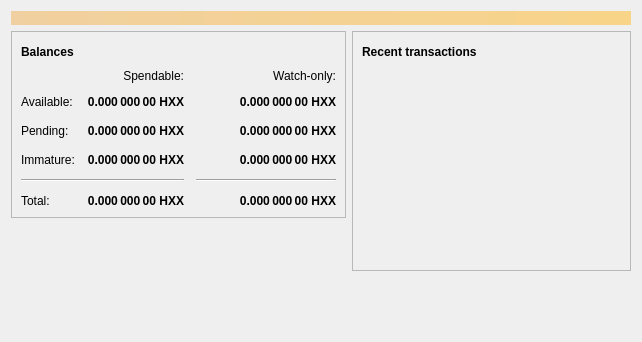
<?xml version="1.0" encoding="UTF-8"?>
<ui version="4.0">
 <class>OverviewPage</class>
 <widget class="QWidget" name="OverviewPage">
  <property name="geometry">
   <rect>
    <x>0</x>
    <y>0</y>
    <width>642</width>
    <height>342</height>
   </rect>
  </property>
  <property name="windowTitle">
   <string>Form</string>
  </property>
  <layout class="QVBoxLayout" name="topLayout">
   <item>
    <widget class="QLabel" name="labelAlerts">
     <property name="visible">
      <bool>false</bool>
     </property>
     <property name="styleSheet">
      <string notr="true">QLabel { background-color: qlineargradient(x1: 0, y1: 0, x2: 1, y2: 0, stop:0 #F0D0A0, stop:1 #F8D488); color:#000000; }</string>
     </property>
     <property name="wordWrap">
      <bool>true</bool>
     </property>
     <property name="margin">
      <number>3</number>
     </property>
     <property name="textInteractionFlags">
      <set>Qt::TextSelectableByMouse</set>
     </property>
    </widget>
   </item>
   <item>
    <layout class="QHBoxLayout" name="horizontalLayout" stretch="1,1">
     <item>
      <layout class="QVBoxLayout" name="verticalLayout_2">
       <item>
        <widget class="QFrame" name="frame">
         <property name="frameShape">
          <enum>QFrame::StyledPanel</enum>
         </property>
         <property name="frameShadow">
          <enum>QFrame::Raised</enum>
         </property>
         <layout class="QVBoxLayout" name="verticalLayout_4">
          <item>
           <layout class="QHBoxLayout" name="horizontalLayout_4">
            <item>
             <widget class="QLabel" name="label_5">
              <property name="font">
               <font>
                <weight>75</weight>
                <bold>true</bold>
               </font>
              </property>
              <property name="text">
               <string>Balances</string>
              </property>
             </widget>
            </item>
            <item>
             <widget class="QPushButton" name="labelWalletStatus">
              <property name="enabled">
               <bool>false</bool>
              </property>
              <property name="maximumSize">
               <size>
                <width>30</width>
                <height>16777215</height>
               </size>
              </property>
              <property name="toolTip">
               <string>The displayed information may be out of date. Your wallet automatically synchronizes with the hexxcoin network after a connection is established, but this process has not completed yet.</string>
              </property>
              <property name="text">
               <string/>
              </property>
              <property name="icon">
               <iconset resource="../bitcoin.qrc">
                <normaloff>:/icons/warning</normaloff>
                <disabledoff>:/icons/warning</disabledoff>:/icons/warning</iconset>
              </property>
              <property name="iconSize">
               <size>
                <width>24</width>
                <height>24</height>
               </size>
              </property>
              <property name="flat">
               <bool>true</bool>
              </property>
             </widget>
            </item>
            <item>
             <spacer name="horizontalSpacer_3">
              <property name="orientation">
               <enum>Qt::Horizontal</enum>
              </property>
              <property name="sizeHint" stdset="0">
               <size>
                <width>40</width>
                <height>20</height>
               </size>
              </property>
             </spacer>
            </item>
           </layout>
          </item>
          <item>
           <layout class="QGridLayout" name="gridLayout">
            <property name="spacing">
             <number>12</number>
            </property>
            <item row="2" column="2">
             <widget class="QLabel" name="labelWatchPending">
              <property name="font">
               <font>
                <weight>75</weight>
                <bold>true</bold>
               </font>
              </property>
              <property name="cursor">
               <cursorShape>IBeamCursor</cursorShape>
              </property>
              <property name="toolTip">
               <string>Unconfirmed transactions to watch-only addresses</string>
              </property>
              <property name="text">
               <string notr="true">0.000 000 00 HXX</string>
              </property>
              <property name="alignment">
               <set>Qt::AlignRight|Qt::AlignTrailing|Qt::AlignVCenter</set>
              </property>
              <property name="textInteractionFlags">
               <set>Qt::LinksAccessibleByMouse|Qt::TextSelectableByKeyboard|Qt::TextSelectableByMouse</set>
              </property>
             </widget>
            </item>
            <item row="2" column="1">
             <widget class="QLabel" name="labelUnconfirmed">
              <property name="font">
               <font>
                <weight>75</weight>
                <bold>true</bold>
               </font>
              </property>
              <property name="cursor">
               <cursorShape>IBeamCursor</cursorShape>
              </property>
              <property name="toolTip">
               <string>Total of transactions that have yet to be confirmed, and do not yet count toward the spendable balance</string>
              </property>
              <property name="text">
               <string notr="true">0.000 000 00 HXX</string>
              </property>
              <property name="alignment">
               <set>Qt::AlignRight|Qt::AlignTrailing|Qt::AlignVCenter</set>
              </property>
              <property name="textInteractionFlags">
               <set>Qt::LinksAccessibleByMouse|Qt::TextSelectableByKeyboard|Qt::TextSelectableByMouse</set>
              </property>
             </widget>
            </item>
            <item row="3" column="2">
             <widget class="QLabel" name="labelWatchImmature">
              <property name="font">
               <font>
                <weight>75</weight>
                <bold>true</bold>
               </font>
              </property>
              <property name="cursor">
               <cursorShape>IBeamCursor</cursorShape>
              </property>
              <property name="toolTip">
               <string>Mined balance in watch-only addresses that has not yet matured</string>
              </property>
              <property name="text">
               <string notr="true">0.000 000 00 HXX</string>
              </property>
              <property name="alignment">
               <set>Qt::AlignRight|Qt::AlignTrailing|Qt::AlignVCenter</set>
              </property>
              <property name="textInteractionFlags">
               <set>Qt::LinksAccessibleByMouse|Qt::TextSelectableByKeyboard|Qt::TextSelectableByMouse</set>
              </property>
             </widget>
            </item>
            <item row="4" column="0" colspan="2">
             <widget class="Line" name="line">
              <property name="orientation">
               <enum>Qt::Horizontal</enum>
              </property>
             </widget>
            </item>
            <item row="4" column="2">
             <widget class="Line" name="lineWatchBalance">
              <property name="sizePolicy">
               <sizepolicy hsizetype="Preferred" vsizetype="Fixed">
                <horstretch>0</horstretch>
                <verstretch>0</verstretch>
               </sizepolicy>
              </property>
              <property name="minimumSize">
               <size>
                <width>140</width>
                <height>0</height>
               </size>
              </property>
              <property name="orientation">
               <enum>Qt::Horizontal</enum>
              </property>
             </widget>
            </item>
            <item row="5" column="0">
             <widget class="QLabel" name="labelTotalText">
              <property name="text">
               <string>Total:</string>
              </property>
             </widget>
            </item>
            <item row="3" column="1">
             <widget class="QLabel" name="labelImmature">
              <property name="font">
               <font>
                <weight>75</weight>
                <bold>true</bold>
               </font>
              </property>
              <property name="cursor">
               <cursorShape>IBeamCursor</cursorShape>
              </property>
              <property name="toolTip">
               <string>Mined balance that has not yet matured</string>
              </property>
              <property name="text">
               <string notr="true">0.000 000 00 HXX</string>
              </property>
              <property name="alignment">
               <set>Qt::AlignRight|Qt::AlignTrailing|Qt::AlignVCenter</set>
              </property>
              <property name="textInteractionFlags">
               <set>Qt::LinksAccessibleByMouse|Qt::TextSelectableByKeyboard|Qt::TextSelectableByMouse</set>
              </property>
             </widget>
            </item>
            <item row="2" column="3">
             <spacer name="horizontalSpacer_2">
              <property name="orientation">
               <enum>Qt::Horizontal</enum>
              </property>
              <property name="sizeHint" stdset="0">
               <size>
                <width>40</width>
                <height>20</height>
               </size>
              </property>
             </spacer>
            </item>
            <item row="3" column="0">
             <widget class="QLabel" name="labelImmatureText">
              <property name="text">
               <string>Immature:</string>
              </property>
             </widget>
            </item>
            <item row="5" column="1">
             <widget class="QLabel" name="labelTotal">
              <property name="font">
               <font>
                <weight>75</weight>
                <bold>true</bold>
               </font>
              </property>
              <property name="cursor">
               <cursorShape>IBeamCursor</cursorShape>
              </property>
              <property name="toolTip">
               <string>Your current total balance</string>
              </property>
              <property name="text">
               <string notr="true">0.000 000 00 HXX</string>
              </property>
              <property name="alignment">
               <set>Qt::AlignRight|Qt::AlignTrailing|Qt::AlignVCenter</set>
              </property>
              <property name="textInteractionFlags">
               <set>Qt::LinksAccessibleByMouse|Qt::TextSelectableByKeyboard|Qt::TextSelectableByMouse</set>
              </property>
             </widget>
            </item>
            <item row="5" column="2">
             <widget class="QLabel" name="labelWatchTotal">
              <property name="font">
               <font>
                <weight>75</weight>
                <bold>true</bold>
               </font>
              </property>
              <property name="cursor">
               <cursorShape>IBeamCursor</cursorShape>
              </property>
              <property name="toolTip">
               <string>Current total balance in watch-only addresses</string>
              </property>
              <property name="text">
               <string notr="true">0.000 000 00 HXX</string>
              </property>
              <property name="alignment">
               <set>Qt::AlignRight|Qt::AlignTrailing|Qt::AlignVCenter</set>
              </property>
              <property name="textInteractionFlags">
               <set>Qt::LinksAccessibleByMouse|Qt::TextSelectableByKeyboard|Qt::TextSelectableByMouse</set>
              </property>
             </widget>
            </item>
            <item row="0" column="2">
             <widget class="QLabel" name="labelWatchonly">
              <property name="text">
               <string>Watch-only:</string>
              </property>
              <property name="alignment">
               <set>Qt::AlignRight|Qt::AlignTrailing|Qt::AlignVCenter</set>
              </property>
             </widget>
            </item>
            <item row="1" column="0">
             <widget class="QLabel" name="labelBalanceText">
              <property name="text">
               <string>Available:</string>
              </property>
             </widget>
            </item>
            <item row="1" column="1">
             <widget class="QLabel" name="labelBalance">
              <property name="font">
               <font>
                <weight>75</weight>
                <bold>true</bold>
               </font>
              </property>
              <property name="cursor">
               <cursorShape>IBeamCursor</cursorShape>
              </property>
              <property name="toolTip">
               <string>Your current spendable balance</string>
              </property>
              <property name="text">
               <string notr="true">0.000 000 00 HXX</string>
              </property>
              <property name="alignment">
               <set>Qt::AlignRight|Qt::AlignTrailing|Qt::AlignVCenter</set>
              </property>
              <property name="textInteractionFlags">
               <set>Qt::LinksAccessibleByMouse|Qt::TextSelectableByKeyboard|Qt::TextSelectableByMouse</set>
              </property>
             </widget>
            </item>
            <item row="1" column="2">
             <widget class="QLabel" name="labelWatchAvailable">
              <property name="font">
               <font>
                <weight>75</weight>
                <bold>true</bold>
               </font>
              </property>
              <property name="cursor">
               <cursorShape>IBeamCursor</cursorShape>
              </property>
              <property name="toolTip">
               <string>Your current balance in watch-only addresses</string>
              </property>
              <property name="text">
               <string notr="true">0.000 000 00 HXX</string>
              </property>
              <property name="alignment">
               <set>Qt::AlignRight|Qt::AlignTrailing|Qt::AlignVCenter</set>
              </property>
              <property name="textInteractionFlags">
               <set>Qt::LinksAccessibleByMouse|Qt::TextSelectableByKeyboard|Qt::TextSelectableByMouse</set>
              </property>
             </widget>
            </item>
            <item row="2" column="0">
             <widget class="QLabel" name="labelPendingText">
              <property name="text">
               <string>Pending:</string>
              </property>
             </widget>
            </item>
            <item row="0" column="1">
             <widget class="QLabel" name="labelSpendable">
              <property name="text">
               <string>Spendable:</string>
              </property>
              <property name="alignment">
               <set>Qt::AlignRight|Qt::AlignTrailing|Qt::AlignVCenter</set>
              </property>
             </widget>
            </item>
           </layout>
          </item>
         </layout>
        </widget>
       </item>
       <item>
        <spacer name="verticalSpacer">
         <property name="orientation">
          <enum>Qt::Vertical</enum>
         </property>
         <property name="sizeHint" stdset="0">
          <size>
           <width>20</width>
           <height>40</height>
          </size>
         </property>
        </spacer>
       </item>
      </layout>
     </item>
     <item>
      <layout class="QVBoxLayout" name="verticalLayout_3">
       <item>
        <widget class="QFrame" name="frame_2">
         <property name="frameShape">
          <enum>QFrame::StyledPanel</enum>
         </property>
         <property name="frameShadow">
          <enum>QFrame::Raised</enum>
         </property>
         <layout class="QVBoxLayout" name="verticalLayout">
          <item>
           <layout class="QHBoxLayout" name="horizontalLayout_2">
            <item>
             <widget class="QLabel" name="label_4">
              <property name="font">
               <font>
                <weight>75</weight>
                <bold>true</bold>
               </font>
              </property>
              <property name="text">
               <string>Recent transactions</string>
              </property>
             </widget>
            </item>
            <item>
             <widget class="QPushButton" name="labelTransactionsStatus">
              <property name="enabled">
               <bool>false</bool>
              </property>
              <property name="maximumSize">
               <size>
                <width>30</width>
                <height>16777215</height>
               </size>
              </property>
              <property name="toolTip">
               <string>The displayed information may be out of date. Your wallet automatically synchronizes with the hexxcoin network after a connection is established, but this process has not completed yet.</string>
              </property>
              <property name="text">
               <string/>
              </property>
              <property name="icon">
               <iconset resource="../bitcoin.qrc">
                <normaloff>:/icons/warning</normaloff>
                <disabledoff>:/icons/warning</disabledoff>:/icons/warning</iconset>
              </property>
              <property name="iconSize">
               <size>
                <width>24</width>
                <height>24</height>
               </size>
              </property>
              <property name="flat">
               <bool>true</bool>
              </property>
             </widget>
            </item>
            <item>
             <spacer name="horizontalSpacer">
              <property name="orientation">
               <enum>Qt::Horizontal</enum>
              </property>
              <property name="sizeHint" stdset="0">
               <size>
                <width>40</width>
                <height>20</height>
               </size>
              </property>
             </spacer>
            </item>
           </layout>
          </item>
          <item>
           <widget class="QListView" name="listTransactions">
            <property name="styleSheet">
             <string notr="true">QListView { background: transparent; }</string>
            </property>
            <property name="frameShape">
             <enum>QFrame::NoFrame</enum>
            </property>
            <property name="verticalScrollBarPolicy">
             <enum>Qt::ScrollBarAlwaysOff</enum>
            </property>
            <property name="horizontalScrollBarPolicy">
             <enum>Qt::ScrollBarAlwaysOff</enum>
            </property>
            <property name="selectionMode">
             <enum>QAbstractItemView::NoSelection</enum>
            </property>
           </widget>
          </item>
         </layout>
        </widget>
       </item>
       <item>
        <spacer name="verticalSpacer_2">
         <property name="orientation">
          <enum>Qt::Vertical</enum>
         </property>
         <property name="sizeHint" stdset="0">
          <size>
           <width>20</width>
           <height>40</height>
          </size>
         </property>
        </spacer>
       </item>
      </layout>
     </item>
    </layout>
   </item>
  </layout>
 </widget>
 <resources>
  <include location="../bitcoin.qrc"/>
 </resources>
 <connections/>
</ui>
